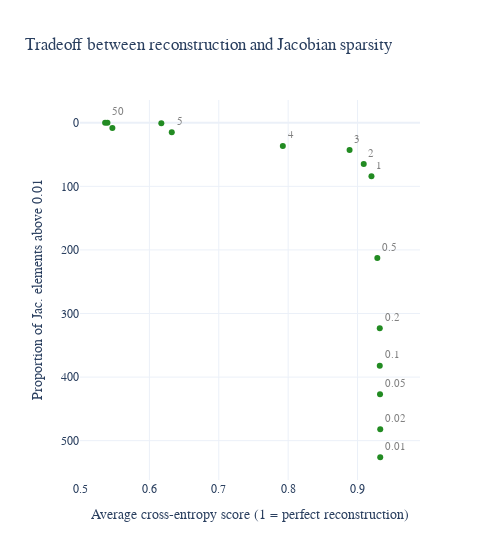

The code cell stored with this chart in its notebook:
### Markdown cell above
# Sweeps

## Jacobian sweep

### CE loss score vs jac elements above 0.01

### Code cell
api = wandb.Api()
runs = api.runs("lucyfarnik/pythia70m-l3-sweep-j")

if runs.more:
    warnings.warn("You're not fetching all of the runs.\n\n")

metrics = ["jacobian_sparsity/jac_abs_above_0.01",
           "model_performance_preservation/ce_loss_score",
           "model_performance_preservation/ce_loss_score2"]

data = []
for run in runs:
    if run.state != "finished":
        warnings.warn(f"Run {run.id} is not finished.")
        continue
    run_data = {
        "jacobian_coefficient": run.config["jacobian_coefficient"],
    }
    for m in metrics:
        run_data[m.split("/")[-1]] = run.summary[m]
    data.append(run_data)

df = pd.DataFrame(data)
df["avd_ce_loss_score"] = (df["ce_loss_score"] + df["ce_loss_score2"]) / 2
# df["jac_coeff_with_label"] = df["jacobian_coefficient"].apply(lambda x: f"λ={x}")

fig = go.Figure()
fig.add_trace(go.Scatter(
    x=df["avd_ce_loss_score"],
    y=df["jac_abs_above_0.01"],
    text=df.apply(lambda row: row["jacobian_coefficient"] if row["jacobian_coefficient"] in [0.01, 0.02, 0.05, 0.1, 0.2, 0.5, 1, 2, 3, 4, 5, 50] else "", axis=1),
    mode='markers+text',
    marker_color='forestgreen',
    textposition='top right',
    textfont=dict(size=11, color="gray")
))
fig.update_layout(
    title='Tradeoff between reconstruction and Jacobian sparsity',
    xaxis_title='Average cross-entropy score (1 = perfect reconstruction)',
    yaxis_title='Proportion of Jac. elements above 0.01',
    xaxis=dict(range=[0.5, 0.99]),
    template='plotly_white',
    width=500,
    yaxis=dict(autorange='reversed'),
    font_family="Verdana, Avenir Next",
)
fig.show()

### Figure 1 — Plotly figure (JSON) as saved in the notebook; plotly's stock layout.template omitted (floating-point values rounded to 4 significant figures)
{"data": [{"marker": {"color": "forestgreen"}, "mode": "markers+text", "text": [0.01, 0.02, 0.05, 0.1, 0.2, 0.5, 1, 2, "", 50, "", "", 5, 3, 4], "textfont": {"color": "gray", "size": 11}, "textposition": "top right", "type": "scatter", "x": [0.9327, 0.9327, 0.9324, 0.932, 0.932, 0.9285, 0.92, 0.9089, 0.5362, 0.5396, 0.5467, 0.6172, 0.6323, 0.8885, 0.7923], "y": [526.1, 482.2, 427.0, 382.0, 323.2, 212.7, 84.23, 64.89, 0, 0, 8.113, 0.9358, 14.98, 42.95, 36.51]}], "layout": {"font": {"family": "Verdana, Avenir Next"}, "title": {"text": "Tradeoff between reconstruction and Jacobian sparsity"}, "width": 500, "xaxis": {"range": [0.5, 0.99], "title": {"text": "Average cross-entropy score (1 = perfect reconstruction)"}}, "yaxis": {"autorange": "reversed", "title": {"text": "Proportion of Jac. elements above 0.01"}}}}
